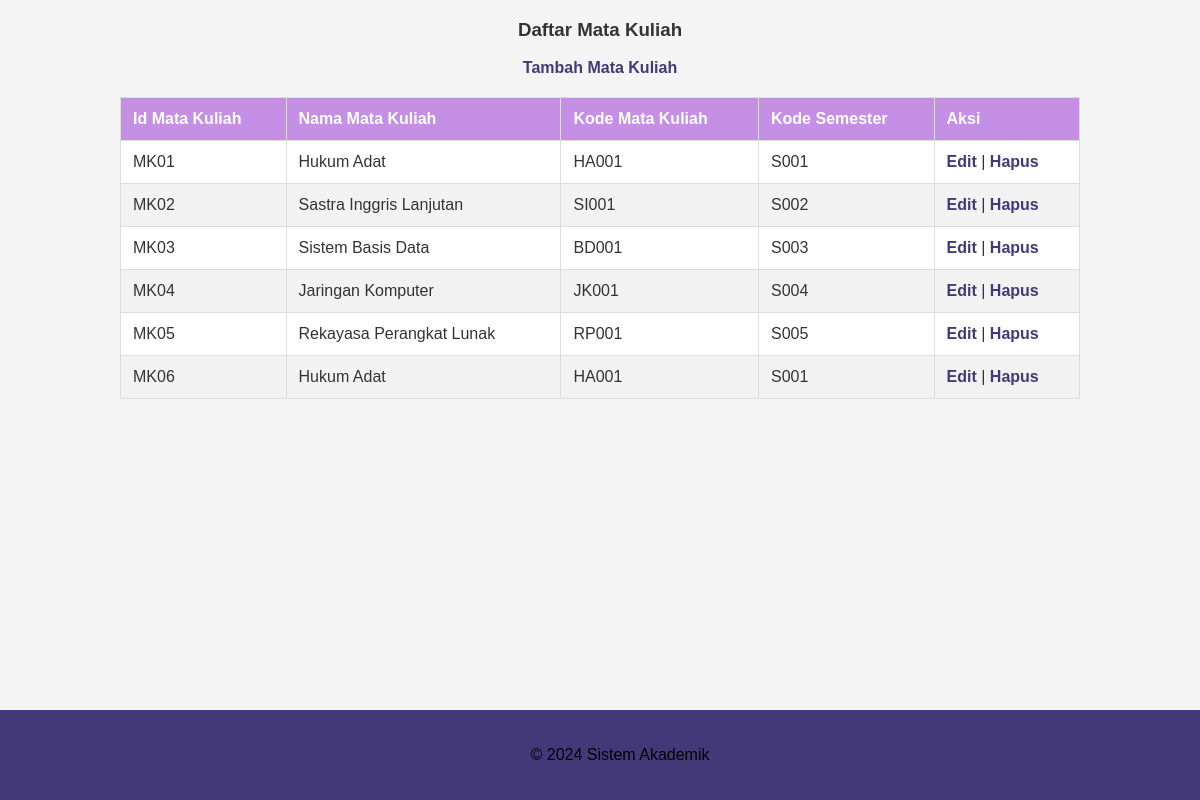
The app's page /matakuliah.php with its own data.
### tables this page shows
CREATE TABLE `matakuliah` (
  `IdMK` char(5) NOT NULL,
  `NamaMK` varchar(100) DEFAULT NULL,
  `KodeMK` char(10) DEFAULT NULL,
  `KodeSemester` char(5) DEFAULT NULL
);

### matakuliah.php (the view, shortened to what this page needs)
<?php
include 'database_pia.php';
$sql = "SELECT * FROM matakuliah";
$result = $conn->query($sql);
?>
<!DOCTYPE html>
<html lang="en">
<head>
  <link rel="stylesheet" type="text/css" href="style.css">
</head>
<body>
<div class="content">
  <div class="table-header">
    <h3>Daftar Mata Kuliah</h3>
    <a href="insert_matakuliah.php" class="btn">Tambah Mata Kuliah</a>
  </div>
  <table>
    <thead>
      <tr>
        <th>Id Mata Kuliah</th>
        <th>Nama Mata Kuliah</th>
        <th>Kode Mata Kuliah</th>
        <th>Kode Semester</th>
        <th>Aksi</th>
      </tr>
    </thead>
    <tbody>
      <?php if ($result->num_rows > 0) { ?>
        <?php while ($row = $result->fetch_assoc()) { ?>
          <tr>
            <td><?php echo $row['IdMK']; ?></td>
            <td><?php echo $row['NamaMK']; ?></td>
            <td><?php echo $row['KodeMK']; ?></td>
            <td><?php echo $row['KodeSemester']; ?></td>
            <td>
              <a href="edit_matakuliah.php?IdMK=<?php echo $row['IdMK']; ?>">Edit</a> |
              <a href="delete_matakuliah.php?IdMK=<?php echo $row['IdMK']; ?>" onclick="return confirm('Yakin ingin menghapus data ini?')">Hapus</a>
            </td>
          </tr>
        <?php } ?>
      <?php } else { ?>
        <tr>
          <td colspan="6">Tidak ada data mata kuliah.</td>
        </tr>
      <?php } ?>
    </tbody>
  </table>
</div>
<footer>
  <p>&copy; 2024 Sistem Akademik</p>
</footer>
</body>
</html>

### style.css (style rules this page uses)
body { font-family: Arial, sans-serif; background-color: #f4f4f4; color: #333; margin: 0; padding: 0; }
h2, h3 { color: #333; text-align: center; }
table { width: 80%; margin: 20px auto; border-collapse: collapse; background-color: #fff; }
th, td { padding: 12px; text-align: left; border: 1px solid #ddd; }
th { background-color: #C68FE6; color: white; }
tr:nth-child(even) { background-color: #f2f2f2; }
a { color: #433878; text-decoration: none; font-weight: bold; }
.table-header { text-align: center; margin-bottom: 20px; display: flex; flex-direction: column; align-items: center; justify-content: center; }
footer { text-align: center; padding: 20px; background-color: #433878; color: rgb(0, 0, 0); position: fixed; bottom: 0; width: 100%; }

### records on screen
matakuliah: IdMK "MK01", NamaMK "Hukum Adat", KodeMK "HA001", KodeSemester "S001"
matakuliah: IdMK "MK02", NamaMK "Sastra Inggris Lanjutan", KodeMK "SI001", KodeSemester "S002"
matakuliah: IdMK "MK03", NamaMK "Sistem Basis Data", KodeMK "BD001", KodeSemester "S003"
matakuliah: IdMK "MK04", NamaMK "Jaringan Komputer", KodeMK "JK001", KodeSemester "S004"
matakuliah: IdMK "MK05", NamaMK "Rekayasa Perangkat Lunak", KodeMK "RP001", KodeSemester "S005"
matakuliah: IdMK "MK06", NamaMK "Hukum Adat", KodeMK "HA001", KodeSemester "S001"
